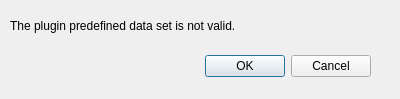
<?xml version="1.0" encoding="UTF-8"?>
<ui version="4.0">
 <class>datasetErrorWindow</class>
 <widget class="QDialog" name="datasetErrorWindow">
  <property name="geometry">
   <rect>
    <x>0</x>
    <y>0</y>
    <width>400</width>
    <height>99</height>
   </rect>
  </property>
  <property name="windowTitle">
   <string>Error Message: Predefined Data Set</string>
  </property>
  <widget class="QDialogButtonBox" name="buttonBox">
   <property name="geometry">
    <rect>
     <x>30</x>
     <y>50</y>
     <width>341</width>
     <height>32</height>
    </rect>
   </property>
   <property name="orientation">
    <enum>Qt::Horizontal</enum>
   </property>
   <property name="standardButtons">
    <set>QDialogButtonBox::Cancel|QDialogButtonBox::Ok</set>
   </property>
  </widget>
  <widget class="QLabel" name="messageLabel">
   <property name="geometry">
    <rect>
     <x>10</x>
     <y>10</y>
     <width>371</width>
     <height>31</height>
    </rect>
   </property>
   <property name="text">
    <string>The plugin predefined data set is not valid.</string>
   </property>
  </widget>
 </widget>
 <resources/>
 <connections>
  <connection>
   <sender>buttonBox</sender>
   <signal>accepted()</signal>
   <receiver>datasetErrorWindow</receiver>
   <slot>accept()</slot>
   <hints>
    <hint type="sourcelabel">
     <x>248</x>
     <y>254</y>
    </hint>
    <hint type="destinationlabel">
     <x>157</x>
     <y>274</y>
    </hint>
   </hints>
  </connection>
  <connection>
   <sender>buttonBox</sender>
   <signal>rejected()</signal>
   <receiver>datasetErrorWindow</receiver>
   <slot>reject()</slot>
   <hints>
    <hint type="sourcelabel">
     <x>316</x>
     <y>260</y>
    </hint>
    <hint type="destinationlabel">
     <x>286</x>
     <y>274</y>
    </hint>
   </hints>
  </connection>
 </connections>
</ui>
